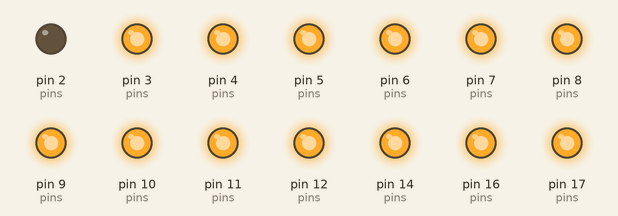
Simulated run of this sketch. Board: Arduino Uno, built with avr-gcc and run on an emulated ATmega328P. On the bench: output pins drawn as LEDs (lit = HIGH).

Above: at 0.1 s.
At 0.6 s:
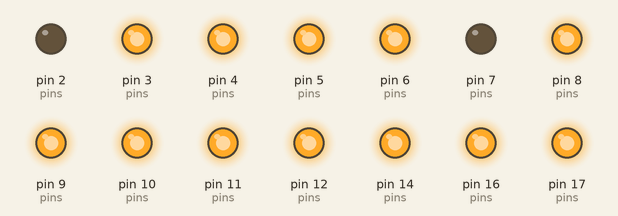
At 1.1 s:
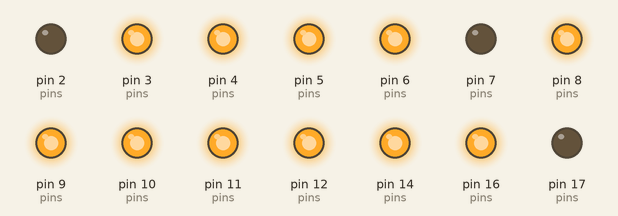
At 1.6 s:
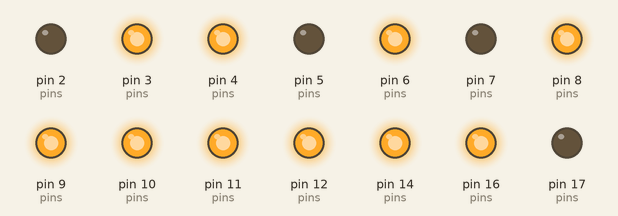
At 2.6 s:
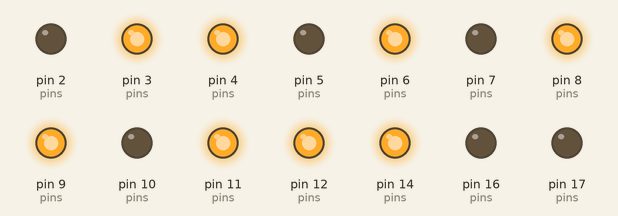
At 3.6 s:
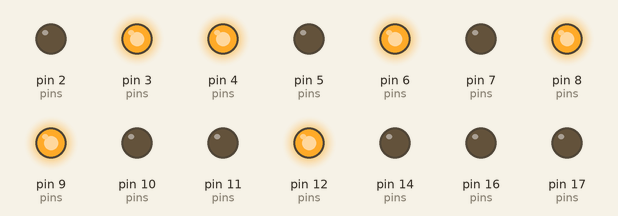
Timing chart, 0 to 5.1 s (numbered marks = the images above):
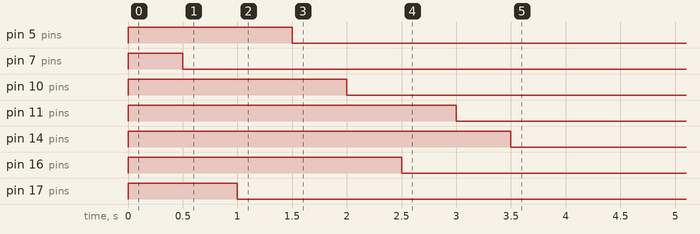

The sketch:

534_0.ino
```cpp
enum { R5=1,R7,C2,C3,R8,C5,R6,R3,R1,C4,C6,R4,C1,R2,C7,C8 };
const unsigned int pins[1+16] = {
  -1, 10,11,12,13,14,15,16,17, 2,3,4,5,6,7,8,9
};

const unsigned int R[1+8] = { -1, R1, R2, R3, R4, R5, R6, R7, R8 };
const unsigned int C[1+8] = { -1, C1, C2, C3, C4, C5, C6, C7, C8 };

void setup() {
  // 도트 매트릭스 핀 초기화
  for(int n=1;n<=8;n++) {
  pinMode(pins[R[n]], OUTPUT);
  pinMode(pins[C[n]], OUTPUT);
  }

  // 도트 매트릭스 끄기
  for(int n=1;n<=8;n++) {
  digitalWrite(pins[R[n]], HIGH);
  digitalWrite(pins[C[n]], HIGH);
  }

  // 도트 매트릭스 켜기
  for(int n=1;n<=8;n++) {
  digitalWrite(pins[R[n]], LOW);
  delay(500);
  }
}

void loop() {

}
```
